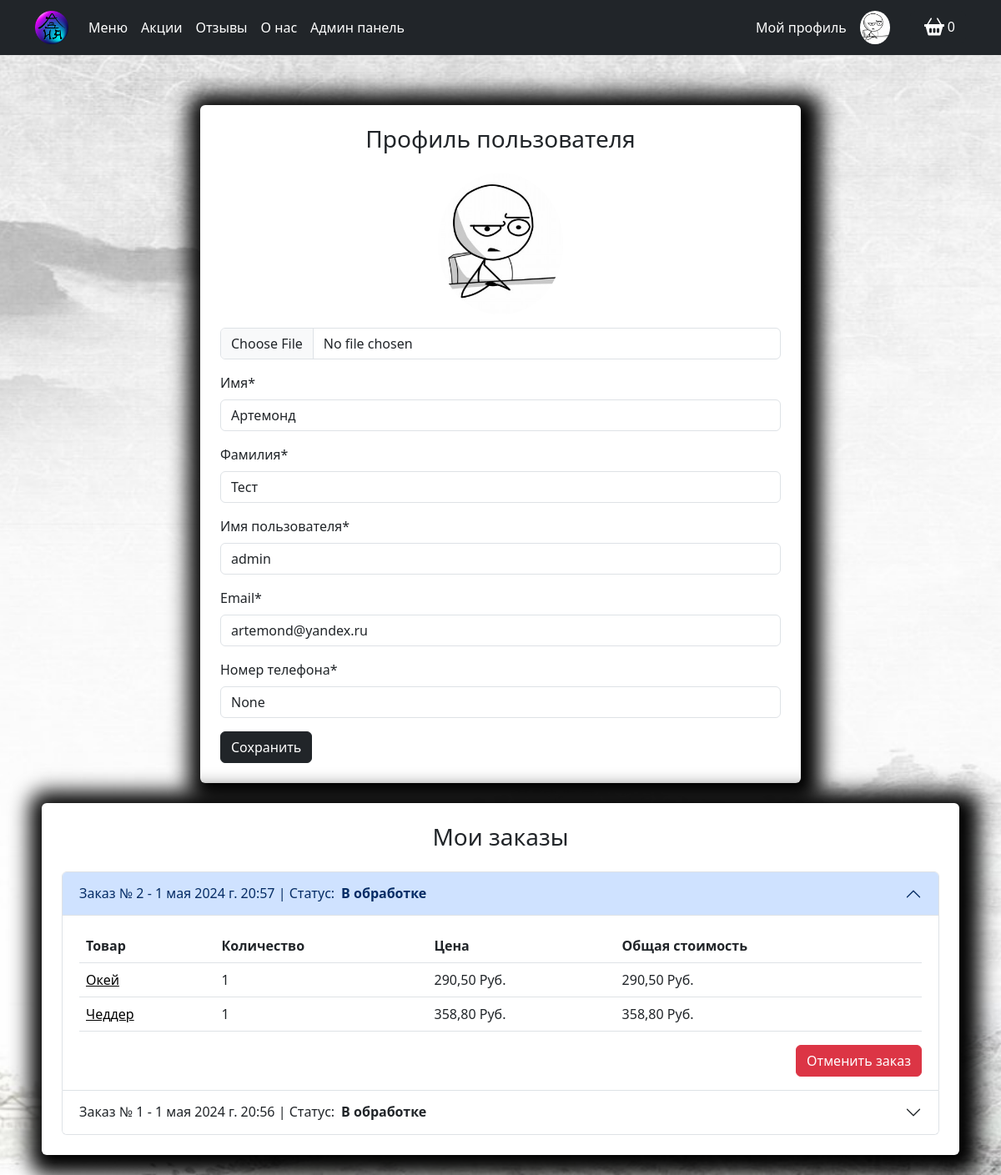
The page /user/profile/ (signed in) on the database its author committed.
### users/models.py (models this page shows, shortened)
class User(AbstractUser):
    image = models.ImageField(upload_to="users_image", blank=True, null=True, verbose_name='Аватар')
    phone_number = models.CharField(max_length=14, blank=True, null=True)
    class Meta:
        db_table = 'user'
        verbose_name = 'Пользователя'
        verbose_name_plural = 'Пользователи'

### orders/models.py (models this page shows, shortened)
class Order(models.Model):
    user = models.ForeignKey(to=User, on_delete=models.SET_DEFAULT, blank=True, null=True, verbose_name="Пользователь", default=None)
    created_timestamp = models.DateTimeField(auto_now_add=True, verbose_name="Дата создания заказа")
    phone_number = models.CharField(max_length=20, verbose_name="Номер телефона")
    requires_delivery = models.BooleanField(default=False, verbose_name="Требуется доставка")
    delivery_address = models.TextField(null=True, blank=True, verbose_name="Адрес доставки")
    payment_on_get = models.BooleanField(default=False, verbose_name="Оплата при получении")
    is_paid = models.BooleanField(default=False, verbose_name="Оплачено")
    order_status = models.ForeignKey(to=OrderStatus, default=1, null=True, on_delete=models.CASCADE, verbose_name="Статус заказа")
    class Meta:
        db_table = "Orders"
        verbose_name = "Заказ"
        verbose_name_plural = "Заказы"

class OrderStatus(models.Model):
    name = models.CharField(max_length=30, verbose_name="Название статуса")
    class Meta:
        db_table = "Statuses"  # имя таблицы для модели
        verbose_name = "Статус заказа"
        verbose_name_plural = "Статусы заказа"

class OrderItem(models.Model):
    order = models.ForeignKey(to=Order, on_delete=models.CASCADE, verbose_name="Заказ")
    product = models.ForeignKey(to=Products, on_delete=models.SET_DEFAULT, null=True, verbose_name="Продукт", default=None)
    name = models.CharField(max_length=150, verbose_name="Название")
    price = models.DecimalField(max_digits=7, decimal_places=2, verbose_name="Цена")
    quantity = models.PositiveIntegerField(default=0, verbose_name="Количество")
    created_timestamp = models.DateTimeField(auto_now_add=True, verbose_name="Дата продажи")
    class Meta:
        db_table = "order_item"
        verbose_name = "Проданный товар"
        verbose_name_plural = "Проданные товары"
    objects = OrderitemQueryset.as_manager()
    def products_price(self):
        return round(self.price * self.quantity, 2)

### goods/models.py (models this page shows, shortened)
class Products(models.Model):
    name = models.CharField(max_length=150,unique=True, verbose_name='Название')
    slug = models.SlugField(max_length=200, unique=True, blank=True, null=True, verbose_name='URL')
    description = models.TextField(blank=True, null=True, verbose_name='Описание')
    image = models.ImageField(upload_to='goods_images', blank=True, null=True, verbose_name='Изображение')
    price = models.DecimalField(default=0.00, max_digits=7, decimal_places=2, verbose_name='Цена')
    discount = models.DecimalField(default=0.00, max_digits=7, decimal_places=2, verbose_name='Скидка в %')
    category = models.ForeignKey(to=Categories, on_delete=models.CASCADE,verbose_name='Категория')
    class Meta:
        db_table = 'product'
        verbose_name = 'Продукт'
        verbose_name_plural = 'Продукты'
        ordering = ("id",)

### users/views.py (the view)
# urls.py: path('profile/', views.profile, name='profile'),
@login_required # Декоратор для запрета доступа к контроллеру БЕЗ авторизации
def profile(request):
    if request.method == 'POST':
        form = ProfileForm(data=request.POST, instance=request.user, files=request.FILES)
        if form.is_valid():
            form.save()
            messages.success(request, "Профиль успешно обновлён")
            return HttpResponseRedirect(reverse('user:profile'))
    else:
        form = ProfileForm(instance=request.user)
    orders = Order.objects.filter(user=request.user).prefetch_related(
                Prefetch(
                    "orderitem_set",
                    queryset=OrderItem.objects.select_related("product"),
                )
            ).select_related('order_status').order_by("-id")
    context={
        'title':'Личный кабинет',
        'form': form,
        'orders': orders
    }
    return render(request,'users/profile.html',context)

### users/forms.py
class ProfileForm(UserChangeForm):
    class Meta:
        model = User
        fields = (
            "image",
            "first_name",
            "last_name",
            "username",
            "email",
            "phone_number",
        )
    image = forms.ImageField(required=False)
    first_name = forms.CharField()
    last_name = forms.CharField()
    username = forms.CharField()
    email = forms.CharField()
    phone_number = forms.CharField()

### carts/models.py (called while the page is built)
    def total_price(self):
        return sum(cart.products_price() for cart in self)

    def total_quantity(self):
        if self:
            return sum(cart.quantity for cart in self)
        return 0

### carts/templatetags/carts_tags.py (called while the page is built)
@register.simple_tag()
def user_carts(request):
    return get_user_carts(request)

### carts/utils.py (called while the page is built)
def get_user_carts(request):
    if request.user.is_authenticated:
        return Cart.objects.filter(user=request.user).select_related('product').order_by('product')
    if not request.session.session_key:
        request.session.create()
    return Cart.objects.filter(session_key=request.session.session_key).select_related('product')

### goods/templatetags/goods_tags.py (called while the page is built)
@register.simple_tag()
def tag_categories():
    return Categories.objects.all()

### templates/users/profile.html (shortened to what this page needs)
{% extends "base.html" %}
{% load static %}
{% load carts_tags %}
{% block modal_cart %}
    {% include "includes/cart_button.html" %}
{% endblock modal_cart %}
{% block content %}
    <div class="row">
        <div class="container mt-5">
            <div class="row">
                <div class="col-md-8 mx-auto">
                    <div class=" bg-white p-4 mb-4 mx-2 rounded custom-shadow">
                        <h3 class="text-center mb-4">Профиль пользователя</h3>
                        <form action="{% url "user:profile" %}" method="post" enctype="multipart/form-data">
                            <div class="row">
                                <div class="col-md-12 mb-3 text-center">
                                    {% if user.image %}
                                        <img src="{{ user.image.url }}"
                                            alt="Аватар пользователя" class="img-fluid rounded-circle"
                                            style="max-width: 150px;">
                                    {% else %}
                                        <img src="{% static "deps/images/baseavatar.jpg" %}"
                                            alt="Аватар пользователя" class="img-fluid rounded-circle"
                                            style="max-width: 150px;">
                                    {% endif %}
                                    <input type="file" class="form-control mt-3" id="id_image"
                                        name="image"
                                        accept="image/*">
                                </div>
                                <div class="col-md-12 mb-3">
                                    <label for="id_first_name" class="form-label">Имя*</label>
                                    <input type="text" class="form-control" id="id_first_name"
                                        name="first_name"
                                        placeholder="Введите ваше имя"
                                        value="{{ form.first_name.value }}"
                                        required>
                                </div>
                                <div class="col-md-12 mb-3">
                                    <label for="id_last_name" class="form-label">Фамилия*</label>
                                    <input type="text" class="form-control" id="id_last_name"
                                        name="last_name"
                                        placeholder="Введите вашу фамилию"
                                        value="{{ form.last_name.value }}"
                                        required>
                                </div>
                                <div class="col-md-12 mb-3">
                                    <label for="id_username" class="form-label">Имя пользователя*</label>
                                    <input type="text" class="form-control" id="id_username"
                                        name="username"
                                        placeholder="Введите ваше имя пользователя"
                                        value="{{ form.username.value }}"
                                        required>
                                </div>
                                <div class="col-md-12 mb-3">
                                    <label for="id_email" class="form-label">Email*</label>
                                    <input type="email" class="form-control" id="id_email"
                                        name="email"
                                        placeholder="Введите ваш email *youremail@example.com"
                                        value="{{ form.email.value }}"
                                        required>
                                </div>
                                <div class="col-md-12 mb-3">
                                    <label for="id_phone_number" class="form-label">Номер телефона*</label>
                                    <input type="text" class="form-control" id="id_phone_number"
                                        name="phone_number"
                                        placeholder="Введите ваш номер телефона *XXX-XXX-XX-XX"
                                        value="{{ form.phone_number.value }}"
                                        required>
                                </div>
                            </div>
                            <button type="submit" class="btn btn-dark">Сохранить</button>
                        </form>
                    </div>
                </div>
                {% if orders %}
                <div class="col-md-12">
                    <div class=" bg-white p-4 mb-4 mx-2 rounded custom-shadow">
                        <h3 class="text-center mb-4">Мои заказы</h3>
                        <div class="accordion" id="accordionExample">
                            {% for order in orders %}
                            <div class="accordion-item">
                                <h2 class="accordion-header" id="heading{{ order.id }}">
                                    <button class="accordion-button {% if order != orders.0 %}collapsed{% endif %}" type="button" data-bs-toggle="collapse" data-bs-target="#collapse{{ order.id }}" aria-expanded="false" aria-controls="collapse{{ order.id }}">
                                        Заказ № {{ order.id }} - {{ order.created_timestamp }} | Статус: <strong class="mx-2">{{ order.order_status.name }}</strong>
                                    </button>
                                </h2>
                                <div id="collapse{{ order.id }}" class="accordion-collapse collapse {% if order == orders.0 %}show{% endif %}" aria-labelledby="heading{{ order.id }}" data-bs-parent="#accordionExample">
                                    <div class="accordion-body">
                                        <table class="table table-white table-hover">
                                            <thead>
                                                <tr>
                                                    <th>Товар</th>
                                                    <th>Количество</th>
                                                    <th>Цена</th>
                                                    <th>Общая стоимость</th>
                                                </tr>
                                            </thead>
                                            <tbody>
                                                {% for item in order.orderitem_set.all %}
                                                <tr>
                                                    <td><a class="text-black" href="{% url 'goods:product' item.product.slug %}">{{ item.product.name }}</a></td>
                                                    <td>{{ item.quantity }}</td>
                                                    <td>{{ item.price }} Руб.</td>
                                                    <td>{{ item.products_price }} Руб.</td>
                                                </tr>
                                                {% endfor %}
                                            </tbody>
                                        </table>
                                        <div class="d-flex justify-content-end">
                                            <a class="btn btn-danger {% if order.order_status.id > 1 %} disabled {% endif %}"
                                                href="{% url "orders:delete_order" order.id %}"
                                                > Отменить заказ</a>
                                        </div>
                                    </div>
                                </div>
                            </div>
                            {% endfor %}
                        </div>
                    </div>
                    {% endif %}
                    </div>
                </div>
            </div>
        </div>
    </div>
{% endblock content %}

### static/deps/css/my_css.css (style rules this page uses)
body { background-image: url("../images/site-bg-image-3.jpg"); background-repeat: no-repeat; background-attachment: fixed; background-position: center center; background-size: cover; height: 100%; min-height:100vh; min-height:100svh; display:flex; flex-direction:column; }
.custom-shadow { box-shadow: 5px 5px 25px 19px #000000; }

### rows shown on the page
User: first_name "Артемонд", last_name "Тест", username "admin", email "artemond@yandex.ru", phone_number "None"
Order: id "2", created_timestamp "1 мая 2024 г. 20:57", order_status.name "В обработке"
OrderItem: product.name "Окей", quantity "1", price "290,50", products_price "290,50"
OrderItem: product.name "Чеддер", quantity "1", price "358,80", products_price "358,80"
Order: id "1", created_timestamp "1 мая 2024 г. 20:56", order_status.name "В обработке"

### other values the page prints
{{ carts.total_quantity }} "0"
